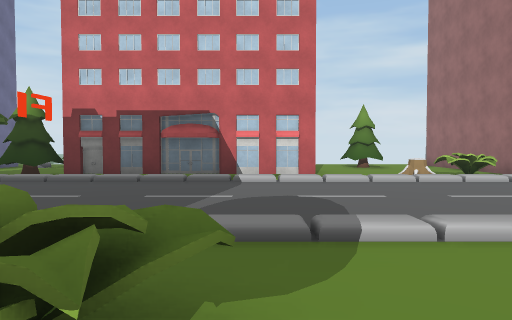
View 1 (above)

16 first-person views from a walk through a scene from a Unity 3-D project. The camera is 1.3 m above the floor, tilts 2° down and sees 70° across. The floor is counted in squares, 2 m on a side. Each view is taken from the middle of a square. On the plan, view 1 faces up. The plan holds only what a view shows up to about 11 squares ahead; the rest is blank. The place goes on beyond the plan. The player is left out. Some surface patterns are stand-ins.

View 2
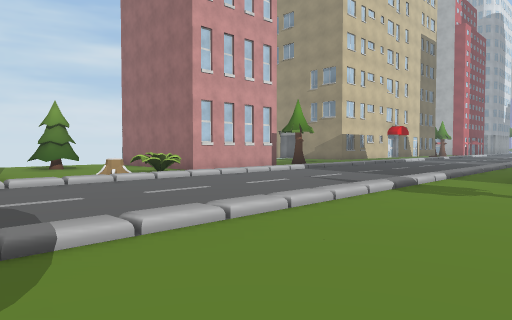

View 3
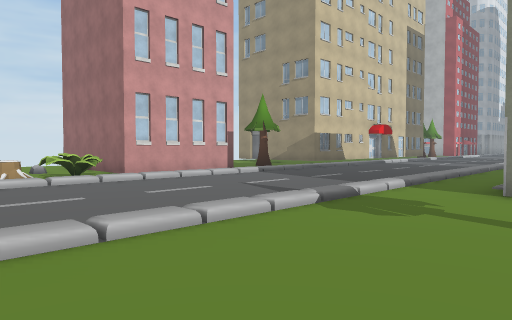

View 4
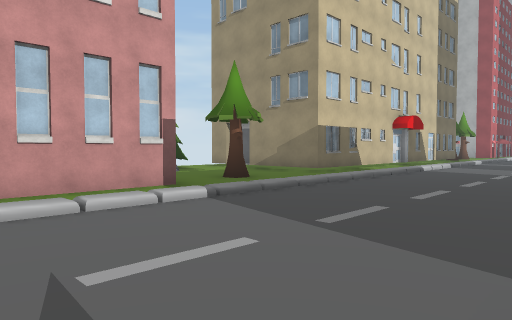

View 5
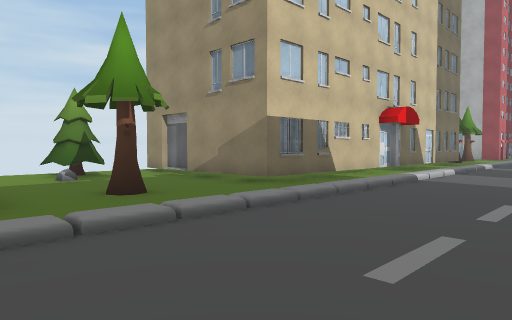

View 6
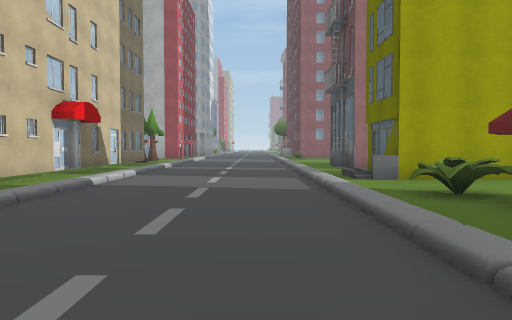

View 7
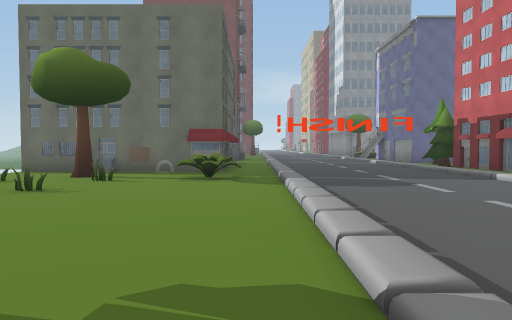

View 8
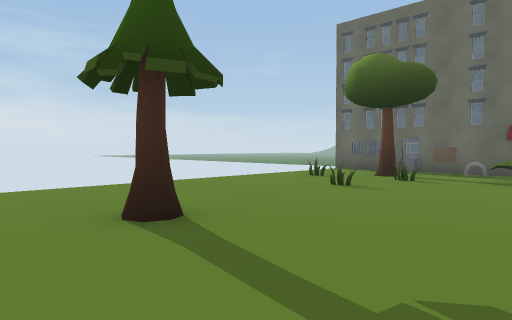

View 9
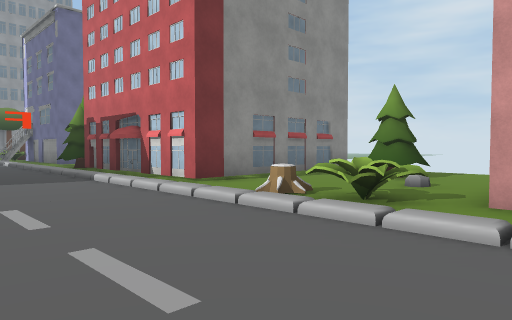

View 10
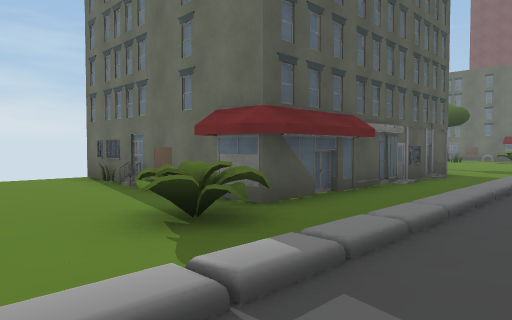

View 11
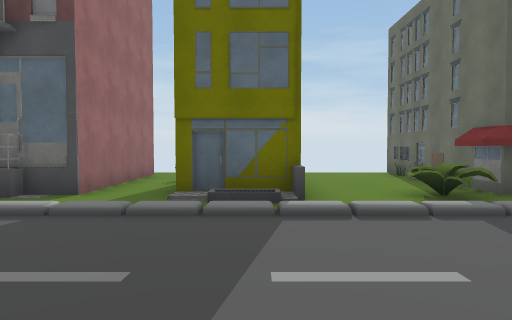

View 12
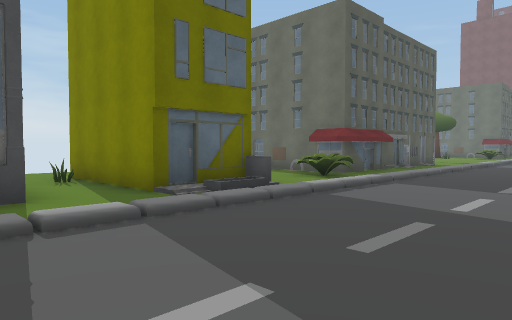

View 13
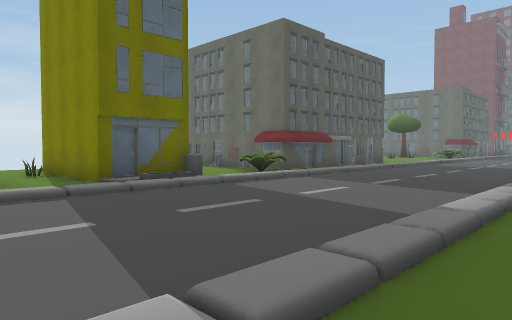

View 14
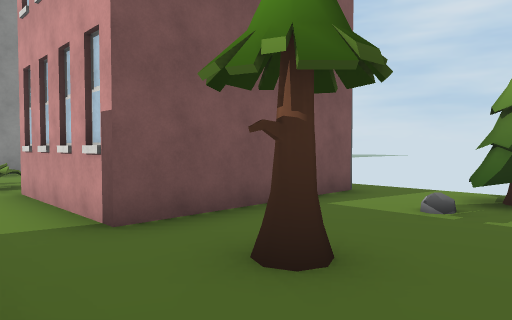

View 15
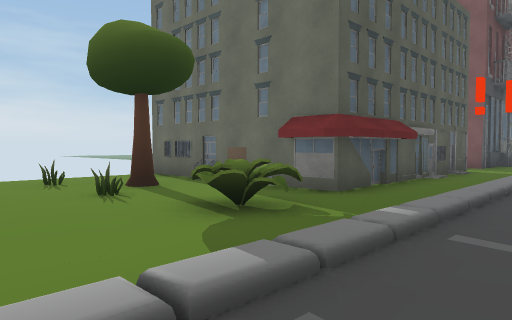

View 16
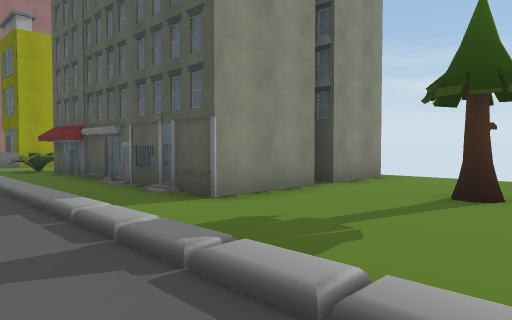

### Floor plan
Key: @ floor where view 1 was taken; # wall or solid block; . floor; / step, stairs or slope; = window, fence, low wall or low ledge; ^ raised ledge; O other object.
Columns run from 5 left of view 1 to 22 right of it. Each row starts with its distance up from view 1.
 14       #
 13       #. ..   #..#.#
 12       #.##.#  #..=.#
 11       #....#  #....#
 10       #....#  #....#
  9 #     #...=####.O..##O#####
  8 #O#####.O^^.................
  7  ///////////////////////////
  6  ...........................
  5  ...........................
  4  ...........................
  3 ////////////////////////////
  2 ....................=../....
  1 #O#O^=.......#####O#^.O##.#O
  0   #..@.......#     #... #.#
 -1   #.......O..#     #... #.#
 -2   #.O........#     #... #.#
 -3   #..........#     #... ..#
 -4   #...........     #..  ...

Where each view was taken, in squares from view 1:
view 1: 0 up, 0 right, facing up
view 2: 0 up, 0 right, facing up-right
view 3: 0 up, 2 right, facing up-right
view 4: 3 up, 6 right, facing up-right
view 5: 4 up, 9 right, facing up-right
view 6: 4 up, 10 right, facing right
view 7: 2 up, 7 right, facing left
view 8: 2 up, 7 right, facing down-left
view 9: 4 up, 7 right, facing up-left
view 10: 4 up, 17 right, facing down-left
view 11: 7 up, 18 right, facing down
view 12: 6 up, 22 right, facing down-left
view 13: 8 up, 22 right, facing down-left
view 14: 7 up, 13 right, facing up-left
view 15: 4 up, 2 right, facing down-left
view 16: 4 up, 4 right, facing down-right
